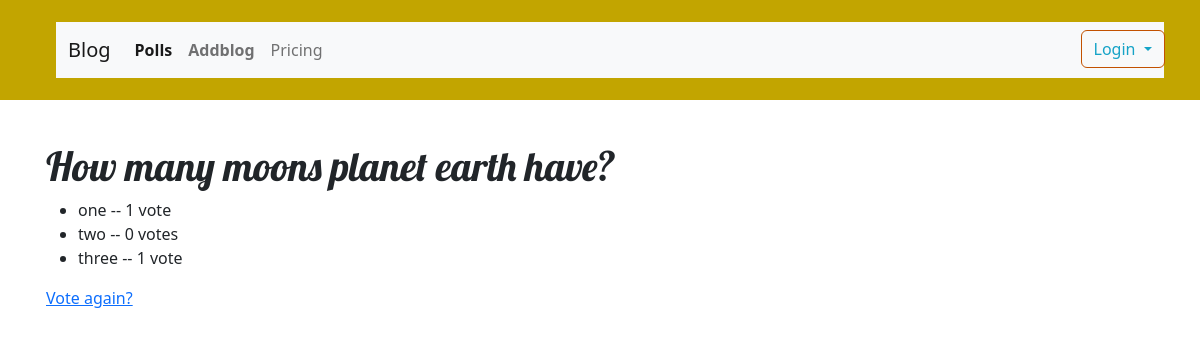
Screenshot of /mypolls/1/results/ with the database file from the repository.
### mypolls/models.py (models this page shows, shortened)
class Question(models.Model):
    question_text = models.CharField(max_length=200)
    pub_date = models.DateTimeField('date published')

class Choice(models.Model):
    question = models.ForeignKey(Question, on_delete=models.CASCADE)
    choice_text = models.CharField(max_length=200)
    votes = models.IntegerField(default=0)

### mypolls/views.py (the view)
# urls.py: path('<int:pk>/results/', views.ResultsView.as_view(), name='results'),
class ResultsView(generic.DetailView):
    model = Question
    template_name = 'polls/results.html'

### mypolls/templates/polls/results.html
{% extends 'blog/base.html' %}
{% block content %}
<h1>{{ question.question_text }}</h1>
<ul>
{% for choice in question.choice_set.all %}
    <li>{{ choice.choice_text }} -- {{ choice.votes }} vote{{ choice.votes|pluralize }}</li>
{% endfor %}
</ul>
<a href="{% url 'polls:detail' question.id %}">Vote again?</a>
{% endblock %}

### blog/static/css/blog.css (style rules this page uses)
h1, h2, h3, h4 { font-family: 'Lobster', cursive; }

### rows the page displays
Question: question_text "How many moons planet earth have?"
Choice: choice_text "one", votes "1"
Choice: choice_text "two", votes "0"
Choice: choice_text "three", votes "1"
